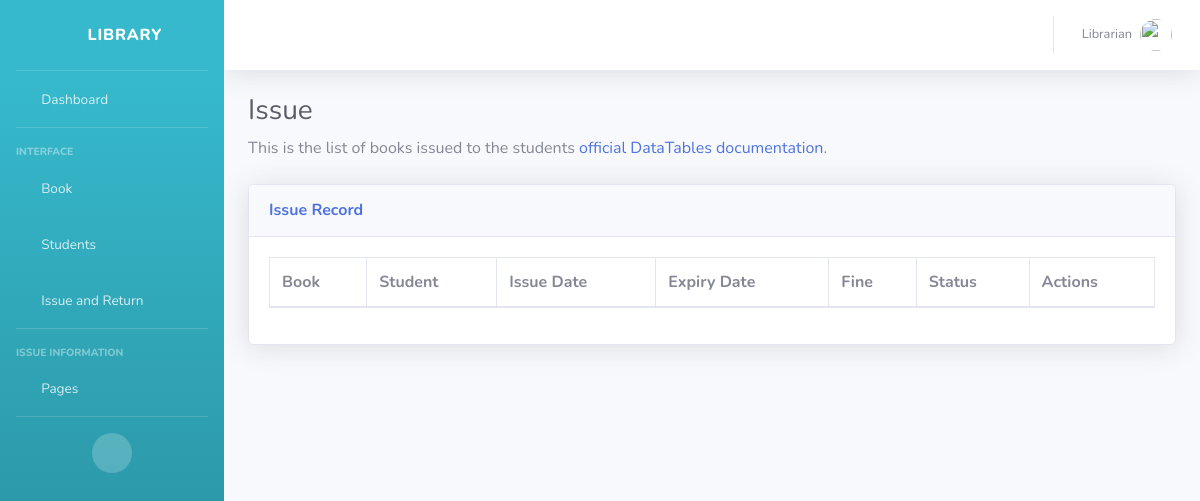
The app's page /issue_detail/ (signed in), older data.
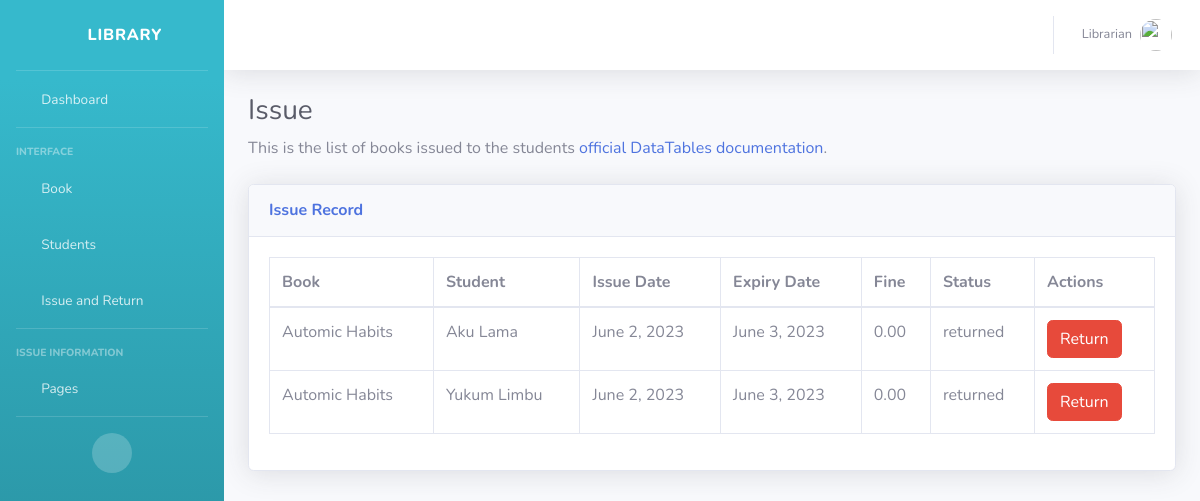
The same page, newer data.
### base/models.py (models this page shows, shortened)
class Issue(models.Model):
    book = models.ForeignKey(Book,null=True, on_delete=models.PROTECT)
    student = models.ForeignKey(Student,null=True, on_delete=models.PROTECT)
    issue_date = models.DateField(auto_now_add=True)
    expiry_date = models.DateField(default=expiry)
    fine = models.DecimalField(max_digits=6, decimal_places=2, default=0)
    status = models.CharField(max_length=10, choices=[('issued', 'Issued'), ('returned', 'Returned')], default='issued')

class Book(models.Model):
    title = models.CharField(max_length=200)
    author = models.CharField(max_length=200)
    isbn = models.CharField(max_length=13, unique=True)
    total_copies = models.PositiveIntegerField(default=0)
    available_copies = models.PositiveIntegerField(default=0)
    def __str__(self):
        return self.title

class Student(models.Model):
    student_id = models.CharField(max_length=64,primary_key=True, unique=True)
    name = models.CharField(max_length=64, default='')
    email = models.EmailField(max_length = 254)
    password = models.CharField(max_length=128)
    course = models.CharField(max_length=10)
    batch = models.CharField(max_length=10)
    phone_number = models.CharField(max_length=10, unique=True)
    def __str__(self):
        return str(self.name)

### base/views.py (the view)
# urls.py: path('issue_detail/', views.issue_detail, name='issue_detail'),
@login_required(login_url = '/admin_login')
def issue_detail(request):
    today = date.today()
    issues = Issue.objects.all()
    for issue in issues:
        if issue.expiry_date < today and issue.status == 'issued':
            days_overdue = (today - issue.expiry_date).days
            fine = days_overdue * 10
            issue.fine = fine
            issue.save()
    return render(request, 'base/issue/issue_detail.html', {'issues': issues})

### base/templates/base/Issue/issue_detail.html (shortened to what this page needs)
{% extends 'base/base.html' %}
{% block content %}
    <div class="container-fluid">
        <h1 class="h3 mb-2 text-gray-800">Issue</h1>
        <p class="mb-4">This is the list of books issued to the students <a target="_blank"
                href="https://www.oic.edu.np/">official DataTables documentation</a>.</p>
        <div class="card shadow mb-4">
            <div class="card-header py-3">
                <h6 class="m-0 font-weight-bold text-primary">Issue Record</h6>
            </div>
            <div class="card-body">
                <div class="table-responsive">
                    <table class="table table-bordered" id="dataTable" width="100%" cellspacing="0">
                        <thead>
                            <tr>
                                <th>Book</th>
                                <th>Student</th>
                                <th>Issue Date</th>
                                <th>Expiry Date</th>
                                <th>Fine</th>
                                <th>Status</th>
                                <th>Actions</th>
                            </tr>
                        </thead>
                        <tbody>
                            {% for issue in issues %}
                            <tr>
                                <td>{{ issue.book }}</td>
                                <td>{{ issue.student }}</td>
                                <td>{{ issue.issue_date }}</td>
                                <td>{{ issue.expiry_date }}</td>
                                <td>{{ issue.fine }}</td>
                                <td>{{ issue.status }}</td>
                                <td><a href="{% url 'base:return_book' issue.id %}" class="btn btn-danger">Return</a></td>
                            </tr>
                            {% endfor %}
                        </tbody>
                    </table>
                </div>
            </div>
        </div>
    </div>
{% endblock %}

Row changes from the older to the newer data that the page shows:
added Issue: book "Automic Habits", student "Aku Lama", issue_date "June 2, 2023", expiry_date "June 3, 2023", fine "0.00", status "returned"
added Issue: book "Automic Habits", student "Yukum Limbu", issue_date "June 2, 2023", expiry_date "June 3, 2023", fine "0.00", status "returned"
